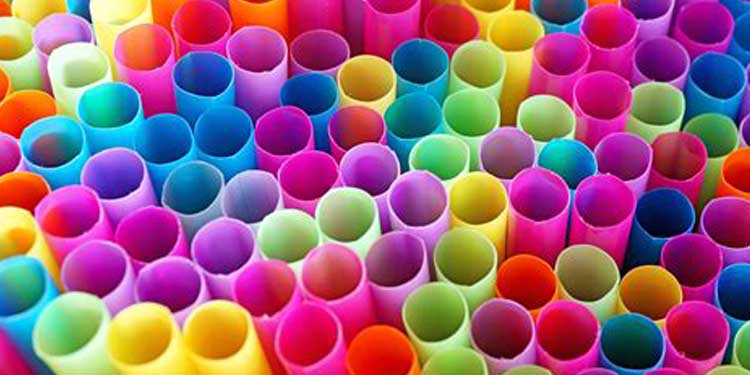
//> input picture sample.jpg, 750 x 375 px
$ ./cht sample.jpg   (built with g++ and OpenCV 4)
//> lines starting //> are read from the running program, lines starting //| are printed output that depends on the picture
/*
	Count the number of circles/cylinders using circular Hough Transform and generate a csv report of the analysis.
*/

#include "opencv2/imgcodecs.hpp"
#include "opencv2/highgui.hpp"
#include "opencv2/imgproc.hpp"
#include <iostream>
#include <string>
#include <fstream>
#include <ctime>

using namespace std;
using namespace cv;


namespace
{
    // windows and trackbars name
    const std::string windowName = "Hough Circle Detection Demo";
    const std::string cannyThresholdTrackbarName = "Canny threshold";
    const std::string accumulatorThresholdTrackbarName = "Accumulator Threshold";
    const std::string usage = "Usage : tutorial_HoughCircle_Demo <path_to_input_image>\n";

    // initial and max values of the parameters of interests.
    const int cannyThresholdInitialValue = 50;
    const int accumulatorThresholdInitialValue = 20;
    const int maxAccumulatorThreshold = 200;
    const int maxCannyThreshold = 255;

    int HoughDetection(const Mat& src_gray, const Mat& src_display, int cannyThreshold, int accumulatorThreshold,int min,int max,vector<Vec3f> &circles)
    {
        // will hold the results of the detection

        // runs the actual detection
        HoughCircles( src_gray, circles, HOUGH_GRADIENT, 1, src_gray.rows/10, cannyThreshold, accumulatorThreshold,min, max );

        // clone the colour, input image for displaying purposes
        Mat display = src_display.clone();
        for( size_t i = 0; i < circles.size(); i++ )
        {
            Point center(cvRound(circles[i][0]), cvRound(circles[i][1]));
            int radius = cvRound(circles[i][2]);
            // circle center
            //circle( display, center, 3, Scalar(0,255,0), -1, 8, 0 );
            // circle outline
            std::string s = std::to_string(i);
            putText(display, s, center, FONT_HERSHEY_SIMPLEX,0.5, Scalar(100,100,0), 1, LINE_8, false );
            circle( display, center, radius, Scalar(0,0,255), 3, 8, 0 );
        }

        // shows the results

        imshow( windowName, display);
        imwrite("output.jpg",display);
        return circles.size();
    }
}


int main(int argc, char** argv)
{
    //create file output stream
    ofstream outputFile;

    Mat src, src_gray;

    // Read the image
    String imageName("../data/stuff.jpg"); // by default
    if (argc > 1)
    {
       imageName = argv[1];
    }
    src = imread( imageName, IMREAD_COLOR );
//> src is the input picture: 375 rows x 750 cols, CV_8UC3; mean B, G, R 122, 96.9, 154

    if( src.empty() )
    {
        std::cerr<<"Invalid input image\n";
        std::cout<<usage;
        return -1;
    }

    cout<<"Enter minimum and maximum radius"<<std::endl;
    int min=0,max=0;
    cin>>min>>max;
//> the answer given: 100 100

    outputFile.open("report.csv");

    // write the file headers
    outputFile << "dp" << "," << "min_dist" << "," <<"param_1" <<"," <<"param_2" <<"," <<"count" << "," <<"min_radius"<<","<<"max_radius"<<std::endl;

    // Convert it to gray
    cvtColor( src, src_gray, COLOR_BGR2GRAY );
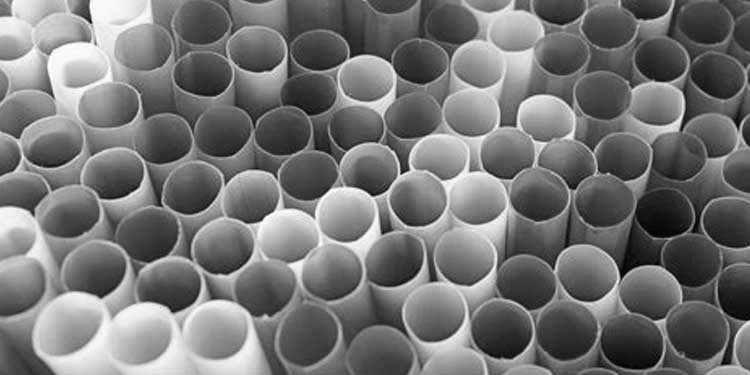
//> src_gray: 375 rows x 750 cols, CV_8UC1; min 0, max 255, mean 116.8

    // Reduce the noise so we avoid false circle detection
    GaussianBlur( src_gray, src_gray, Size(9, 9), 2, 2 );
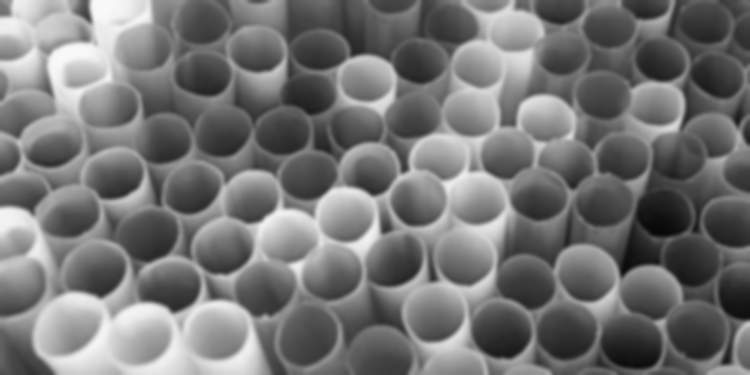
//> src_gray: 375 rows x 750 cols, CV_8UC1; min 8, max 249, mean 116.8

    //declare and initialize both parameters that are subjects to change
    int cannyThreshold = cannyThresholdInitialValue;
    int accumulatorThreshold = accumulatorThresholdInitialValue;

    // create the main window, and attach the trackbars
    namedWindow( windowName, WINDOW_AUTOSIZE );
    createTrackbar(cannyThresholdTrackbarName, windowName, &cannyThreshold,maxCannyThreshold);
    createTrackbar(accumulatorThresholdTrackbarName, windowName, &accumulatorThreshold, maxAccumulatorThreshold);

    // infinite loop to display
    // and refresh the content of the output image
    // until the user presses q or Q
    std::vector<Vec3f> circles;
    char key = 0;int count=0;
    while(key != 'q' && key != 'Q')
    {
        // those parameters cannot be =0
        // so we must check here
        cannyThreshold = std::max(cannyThreshold, 1);
        accumulatorThreshold = std::max(accumulatorThreshold, 1);

        //runs the detection, and update the display
        count=HoughDetection(src_gray, src, cannyThreshold, accumulatorThreshold,min,max,circles);
//> count = 0

        // get user key
        key = (char)waitKey(10);
//> the 'q' key is pressed
    }

    outputFile << "1" << "," << src_gray.rows/10 << "," <<cannyThreshold<<"," <<accumulatorThreshold <<"," <<count<< "," <<min<<"," <<max<< std::endl<<std::endl;
    outputFile<<"circle_no"<<","<<"x_coordinate"<<","<<"y-coordinate"<<","<<"predicted_radius"<<std::endl;
    for( size_t i = 0; i < circles.size(); i++ )
    {
        //Individual circle coordinates and radius
        outputFile<<i<<","<<circles[i][0]<<","<<circles[i][1]<<","<<circles[i][2]<<std::endl;
    }
//> this loop made 0 passes

    //Output date and time of report
    time_t now = time(0);
    tm *ltm = localtime(&now);
    outputFile<<std::endl<<"Year"<<","<<"Month"<<","<<"Day"<<","<<"Hour"<<","<<"Min"<<","<<"Sec"<<std::endl;
    outputFile<<1970 + ltm->tm_year<<","<< 1 + ltm->tm_mon <<","<< ltm->tm_mday <<","<<1 + ltm->tm_hour<<","<<1 + ltm->tm_min<<","<<1 + ltm->tm_sec<<std::endl;

    outputFile.close();
    return 0;
}
